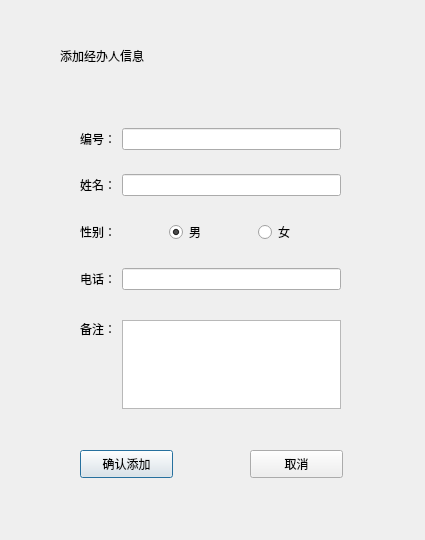
<?xml version="1.0" encoding="UTF-8"?>
<ui version="4.0">
 <class>addsales</class>
 <widget class="QDialog" name="addsales">
  <property name="geometry">
   <rect>
    <x>0</x>
    <y>0</y>
    <width>425</width>
    <height>540</height>
   </rect>
  </property>
  <property name="minimumSize">
   <size>
    <width>425</width>
    <height>540</height>
   </size>
  </property>
  <property name="maximumSize">
   <size>
    <width>425</width>
    <height>540</height>
   </size>
  </property>
  <property name="windowTitle">
   <string>添加经办人信息</string>
  </property>
  <widget class="QLabel" name="label">
   <property name="geometry">
    <rect>
     <x>60</x>
     <y>0</y>
     <width>311</width>
     <height>111</height>
    </rect>
   </property>
   <property name="toolTipDuration">
    <number>-1</number>
   </property>
   <property name="styleSheet">
    <string notr="true">font: 26pt &quot;方正舒体&quot;;</string>
   </property>
   <property name="text">
    <string>添加经办人信息</string>
   </property>
  </widget>
  <widget class="QPushButton" name="pushButton">
   <property name="geometry">
    <rect>
     <x>80</x>
     <y>450</y>
     <width>93</width>
     <height>28</height>
    </rect>
   </property>
   <property name="styleSheet">
    <string notr="true">font: 75 11pt &quot;等线&quot;;</string>
   </property>
   <property name="text">
    <string>确认添加</string>
   </property>
  </widget>
  <widget class="QPushButton" name="pushButton_2">
   <property name="geometry">
    <rect>
     <x>250</x>
     <y>450</y>
     <width>93</width>
     <height>28</height>
    </rect>
   </property>
   <property name="styleSheet">
    <string notr="true">font: 75 11pt &quot;等线&quot;;</string>
   </property>
   <property name="text">
    <string>取消</string>
   </property>
  </widget>
  <widget class="QWidget" name="layoutWidget">
   <property name="geometry">
    <rect>
     <x>80</x>
     <y>110</y>
     <width>261</width>
     <height>201</height>
    </rect>
   </property>
   <layout class="QVBoxLayout" name="verticalLayout">
    <item>
     <layout class="QHBoxLayout" name="addsales_Layout">
      <item>
       <widget class="QLabel" name="label_2">
        <property name="styleSheet">
         <string notr="true">font: 75 11pt &quot;等线&quot;;</string>
        </property>
        <property name="text">
         <string>编号：</string>
        </property>
       </widget>
      </item>
      <item>
       <widget class="QLineEdit" name="le_num"/>
      </item>
     </layout>
    </item>
    <item>
     <layout class="QHBoxLayout" name="addsales_Layout_2">
      <item>
       <widget class="QLabel" name="label_3">
        <property name="styleSheet">
         <string notr="true">font: 75 11pt &quot;等线&quot;;</string>
        </property>
        <property name="text">
         <string>姓名：</string>
        </property>
       </widget>
      </item>
      <item>
       <widget class="QLineEdit" name="le_name"/>
      </item>
     </layout>
    </item>
    <item>
     <layout class="QHBoxLayout" name="addsales_Layout_3">
      <item>
       <widget class="QLabel" name="label_4">
        <property name="styleSheet">
         <string notr="true">font: 75 11pt &quot;等线&quot;;</string>
        </property>
        <property name="text">
         <string>性别：</string>
        </property>
       </widget>
      </item>
      <item>
       <widget class="QRadioButton" name="radioButton">
        <property name="styleSheet">
         <string notr="true">font: 75 11pt &quot;等线&quot;;</string>
        </property>
        <property name="text">
         <string>男</string>
        </property>
        <property name="checked">
         <bool>true</bool>
        </property>
        <attribute name="buttonGroup">
         <string notr="true">sexgroup</string>
        </attribute>
       </widget>
      </item>
      <item>
       <widget class="QRadioButton" name="radioButton_2">
        <property name="styleSheet">
         <string notr="true">font: 75 11pt &quot;等线&quot;;</string>
        </property>
        <property name="text">
         <string>女</string>
        </property>
        <attribute name="buttonGroup">
         <string notr="true">sexgroup</string>
        </attribute>
       </widget>
      </item>
     </layout>
    </item>
    <item>
     <layout class="QHBoxLayout" name="addsales_Layout_4">
      <item>
       <widget class="QLabel" name="label_5">
        <property name="styleSheet">
         <string notr="true">font: 75 11pt &quot;等线&quot;;</string>
        </property>
        <property name="text">
         <string>电话：</string>
        </property>
       </widget>
      </item>
      <item>
       <widget class="QLineEdit" name="le_phone"/>
      </item>
     </layout>
    </item>
   </layout>
  </widget>
  <widget class="QWidget" name="layoutWidget">
   <property name="geometry">
    <rect>
     <x>80</x>
     <y>320</y>
     <width>261</width>
     <height>89</height>
    </rect>
   </property>
   <layout class="QHBoxLayout" name="addsales_Layout_5">
    <item>
     <widget class="QLabel" name="label_6">
      <property name="styleSheet">
       <string notr="true">font: 75 11pt &quot;等线&quot;;</string>
      </property>
      <property name="text">
       <string>备注：</string>
      </property>
      <property name="textFormat">
       <enum>Qt::AutoText</enum>
      </property>
      <property name="alignment">
       <set>Qt::AlignLeading|Qt::AlignLeft|Qt::AlignTop</set>
      </property>
     </widget>
    </item>
    <item>
     <widget class="QTextEdit" name="textEdit"/>
    </item>
   </layout>
  </widget>
 </widget>
 <resources/>
 <connections/>
 <buttongroups>
  <buttongroup name="sexgroup"/>
 </buttongroups>
</ui>
